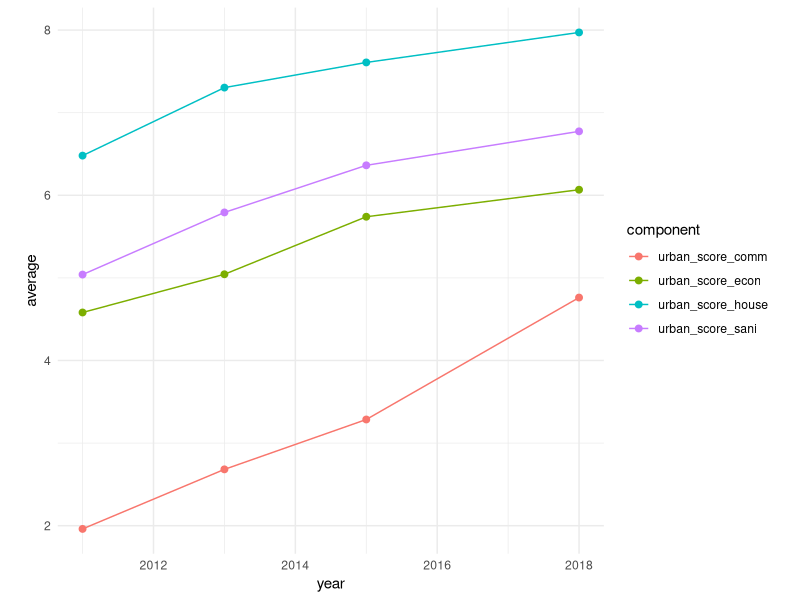
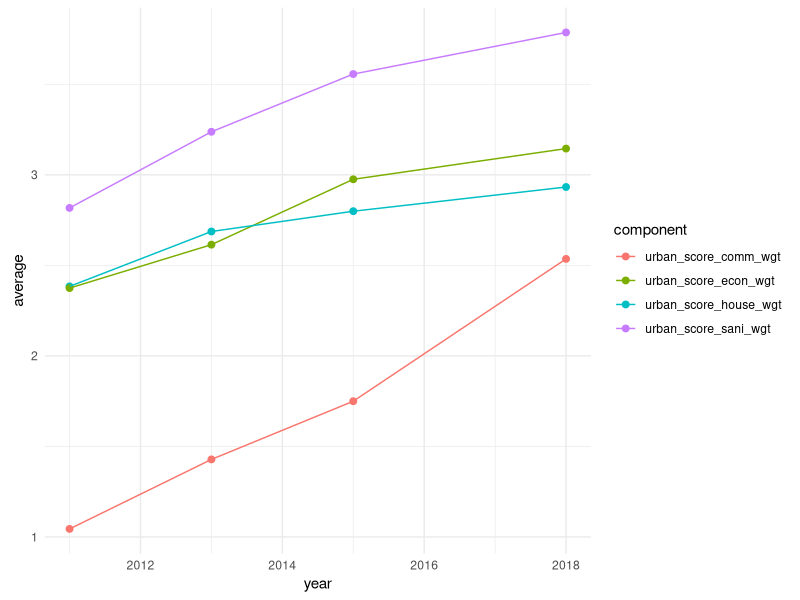

These figures' R source, in order: (Note: this script raises an error after producing the figures.)
## ---- chunk 1
library(tidyverse)
## ---- chunk 2
df.ubs <- read_csv("../Scores/Individual/urbanicity.csv")
head(df.ubs)
## ---- chunk 3
# Perform PCA
items <- df.ubs %>% 
  select(urban_score_comm, urban_score_house, urban_score_econ, urban_score_sani)

res.pca <- princomp(items)
summary(res.pca)
loadings <- res.pca$loadings[,1] # obtain PCA loading vector

df.ubs$weighted <- as.matrix(items) %*% as.numeric(loadings) # calculate weighted scores
df.ubs$urban_score_comm_wgt <- df.ubs$urban_score_comm * loadings[1]
df.ubs$urban_score_house_wgt <- df.ubs$urban_score_house * loadings[2]
df.ubs$urban_score_econ_wgt <- df.ubs$urban_score_econ * loadings[3]
df.ubs$urban_score_sani_wgt <- df.ubs$urban_score_sani * loadings[4]
## ---- chunk 4
## Non-weighted
# Summary stats
psych::describe(df.ubs)

# Summary statistics by year
psych::describeBy(df.ubs, "year")

## Weighted
psych::describe(select(df.ubs,ends_with("wgt"),weighted))

psych::describeBy(select(df.ubs,year,ends_with("wgt"),weighted),"year")
## ---- chunk 5
df.ubs.byyear <- df.ubs %>% 
  group_by(year) %>% 
  summarise(
    urban_score_comm = mean(urban_score_comm),
    urban_score_house = mean(urban_score_house),
    urban_score_econ = mean(urban_score_econ),
    urban_score_sani = mean(urban_score_sani)
  ) %>% 
  pivot_longer(
    cols=starts_with("urban"),
    names_to = "component",
    values_to = "average"
  )

ggplot(df.ubs.byyear, aes(x=year, y=average, color=component)) +
  geom_point(size=2) + 
  geom_line() + 
  theme_minimal() + 
  theme(aspect.ratio = 1)

df.ubs.wgt.byyear <- df.ubs %>% 
  group_by(year) %>% 
  summarise(
    urban_score_comm_wgt = mean(urban_score_comm_wgt),
    urban_score_house_wgt = mean(urban_score_house_wgt),
    urban_score_econ_wgt = mean(urban_score_econ_wgt),
    urban_score_sani_wgt = mean(urban_score_sani_wgt)
  ) %>% 
  pivot_longer(
    cols=starts_with("urban"),
    names_to = "component",
    values_to = "average"
  )

ggplot(df.ubs.wgt.byyear, aes(x=year, y=average, color=component)) +
  geom_point(size=2) + 
  geom_line() + 
  theme_minimal() + 
  theme(aspect.ratio = 1)
## ---- chunk 6
df.ubs %>% 
  rename(urban_score_wgt = weighted) %>% 
  write_csv("../Scores/Individual/urbanicity_weighted.csv")
